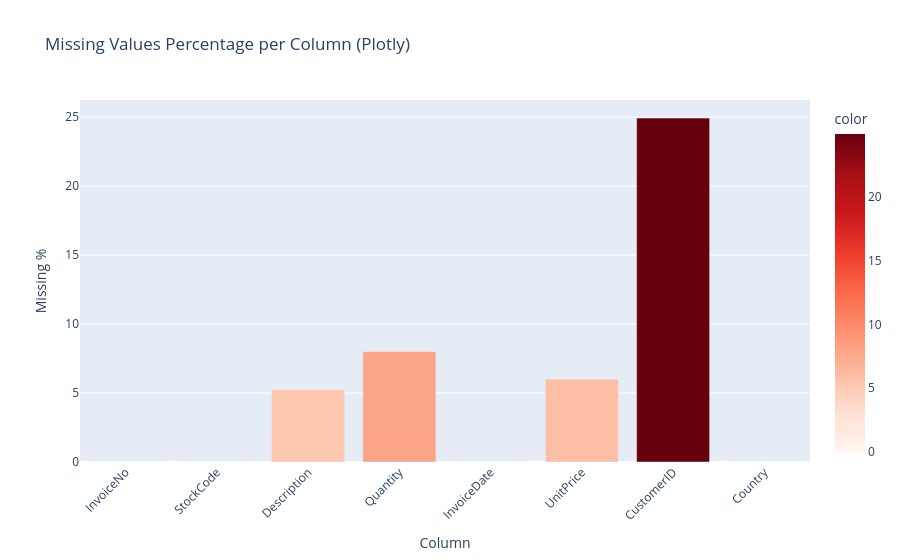

Notebook cell for this chart:
### Code cell
# Plotly Bar Chart — Missing values percentage per column
missing_pct_demo = (df_demo.isnull().sum() / len(df_demo)) * 100
fig = px.bar(
    x=missing_pct_demo.index,
    y=missing_pct_demo.values,
    labels={'x': 'Column', 'y': 'Missing %'},
    title='Missing Values Percentage per Column (Plotly)',
    color=missing_pct_demo.values,
    color_continuous_scale='Reds'
)
fig.update_layout(xaxis_tickangle=-45)
fig.show()

### Figure 1 — Plotly figure (JSON) as saved in the notebook; plotly's stock layout.template omitted (floating-point values rounded to 4 significant figures)
{"data": [{"alignmentgroup": "True", "hovertemplate": "Column=%{x}<br>Missing %=%{y}<br>color=%{marker.color}<extra></extra>", "legendgroup": "", "marker": {"color": [0, 0, 5.255, 8.0, 0, 6.0, 24.93, 0], "coloraxis": "coloraxis", "pattern": {"shape": ""}}, "name": "", "offsetgroup": "", "orientation": "v", "showlegend": false, "textposition": "auto", "type": "bar", "x": ["InvoiceNo", "StockCode", "Description", "Quantity", "InvoiceDate", "UnitPrice", "CustomerID", "Country"], "xaxis": "x", "y": [0, 0, 5.255, 8.0, 0, 6.0, 24.93, 0], "yaxis": "y"}], "layout": {"barmode": "relative", "coloraxis": {"colorbar": {"title": {"text": "color"}}, "colorscale": [[0, "rgb(255,245,240)"], [0.125, "rgb(254,224,210)"], [0.25, "rgb(252,187,161)"], [0.375, "rgb(252,146,114)"], [0.5, "rgb(251,106,74)"], [0.625, "rgb(239,59,44)"], [0.75, "rgb(203,24,29)"], [0.875, "rgb(165,15,21)"], [1, "rgb(103,0,13)"]]}, "legend": {"tracegroupgap": 0}, "title": {"text": "Missing Values Percentage per Column (Plotly)"}, "xaxis": {"anchor": "y", "domain": [0, 1], "tickangle": -45, "title": {"text": "Column"}}, "yaxis": {"anchor": "x", "domain": [0, 1], "title": {"text": "Missing %"}}}}
